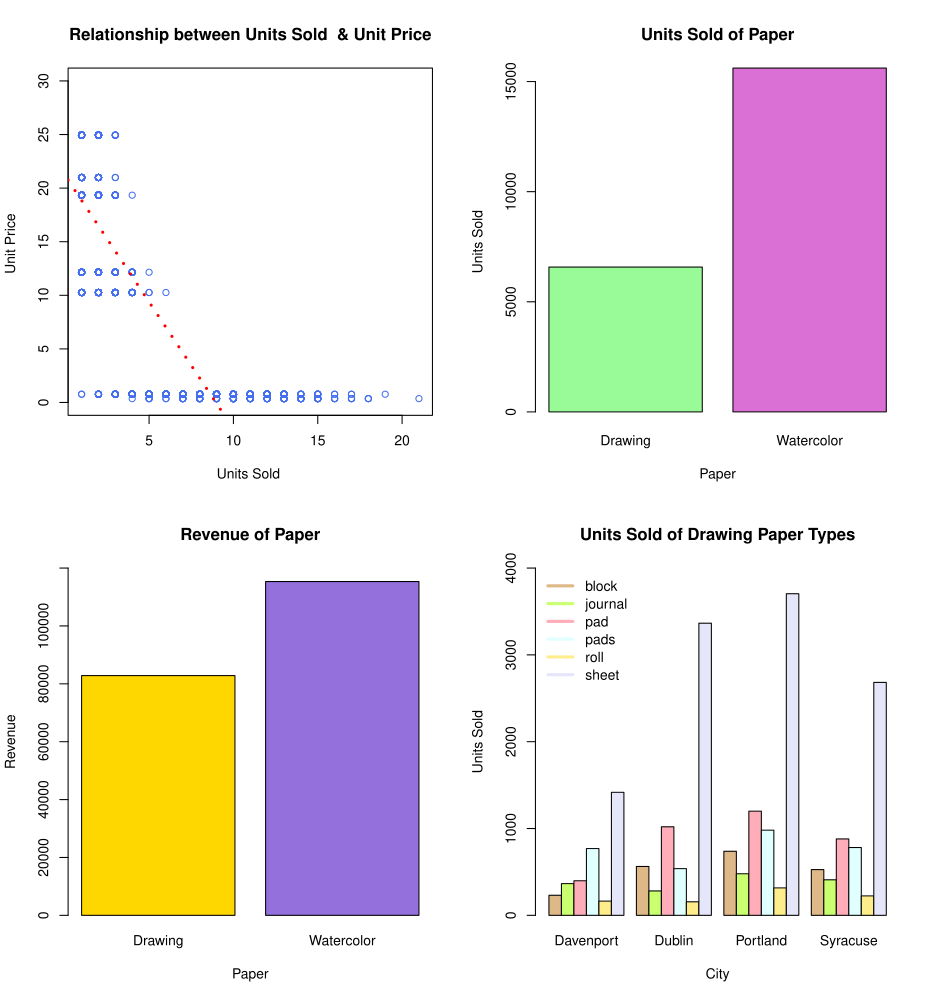

This chart was generated by the following R code:
# Author: Rayanna Harduarsingh
# HW 3: Skill Building 
#

#loading files
my.dir <- "/Users/rayannaharduarsingh/Desktop/data/"
list.files(my.dir)
art <- read.csv(paste0(my.dir, "art.csv")
                , header = TRUE
                , stringsAsFactors = FALSE)

View(art)

#1. Is there a relationship between the unit price of art goods and their units sold? If so, what kind of relationship is it?

art$unit.price
art$units.sold

#plotting two variables
plot(art$unit.price ~ art$units.sold
     , xlab = "Units Sold "
     , ylab = "Unit Price "
     , main = "Relationship between Units Sold  & Unit Price"
     , col = "royalblue2"
     , ylim=c(0,30))

abline(lm(art$unit.price ~ art$units.sold), col = "red", lty = 3, lwd = 3)

#Looking at the plot, there seems to be a relationship in which the higher the price of the art goods, less units are sold.
#Even after plotting a trend line, I see that correlation is negative. 

#2. Does the art company sell more units of drawing paper or watercolor paper?

drawing <- sum(art$units.sold[art$paper == "drawing"])
drawing
watercolor <- sum(art$units.sold[art$paper == "watercolor"])
watercolor

paper <- c(drawing, watercolor)
paper

barplot(paper, names.arg = c("Drawing", "Watercolor")
        , col = c("palegreen", "orchid")
        , ylab = "Units Sold"
        , xlab = "Paper"
        , main = "Units Sold of Paper")

#The art company sells more units of watercolor paper. 

#3. Does the art company bring in more money (revenue) selling drawing paper or watercolor paper? 

d <- sum(art$total.sale[art$paper == "drawing"])
d
w <- sum(art$total.sale[art$paper == "watercolor"])
w

revenue <- c(d, w)
revenue

barplot(revenue, names.arg = c("Drawing", "Watercolor")
        , col = c("gold", "mediumpurple")
        , ylab = "Revenue"
        , xlab = "Paper"
        , main = "Revenue of Paper"
        , ylim = c(0,120000))

#The art company brings in more revenue selling watercolor paper.

#4. Each paper (watercolor and drawing) has different subtypes. It is possible that at some stores, some subtypes sell better than others. 
#For drawing paper only, make a plot that allows the viewer to compare which subtypes of drawing paper sell more (and less) units 
#across the stores.

d <- art[art$paper == "drawing", ]
d
drawing2 <- tapply(art$units.sold,list(art$paper.type,art$store),sum)
drawing2
class(drawing2)

barplot(drawing2
        , main="Units Sold of Drawing Paper Types"
        , ylab="Units Sold"
        , xlab="City"
        , col=c("burlywood","darkolivegreen1", "lightpink1","lightcyan1", "lightgoldenrod1", "lavender")
        , beside = TRUE
        , ylim = c(0,4000))

legend("topleft", legend = rownames(drawing2)
                , lwd = 3
                , bty = "n"
                , col = c("burlywood", "darkolivegreen1", "lightpink1", "lightcyan1", "lightgoldenrod1", "lavender"))


#5. The dataset covers 4 years of data. Compare the revenue gained each year from the sales drawing paper with that of watercolor paper. 
#Are sales growing over time for both?



M <- tapply(art$total.sale
            ,list(art$paper, art$year)
            ,sum)
M
options(scipen = 99)
x <- as.numeric(colnames(M))
plot(x, M[1, ], type = "n"
     ,ylim = c(0, max(M))
     ,ylab = "Sales"
     ,xlab = "Year"
     ,xaxt = "n"
     ,bty = "n"
     ,main = "Paper Sales over Time")
lines(x, M[1, ], col = "lightsalmon2", lwd = 3 )
lines(x, M[2, ], col = "lightskyblue", lwd = 3 )

legend("bottomleft", legend = rownames(M)
       , lwd = 3
       , bty = "n"
       , col = c("lightsalmon2", "lightskyblue"))
axis(1,
     at = 2012:2015,
     labels = 2012:2015)

#Sales are growing over time for both papers at the Art company,
